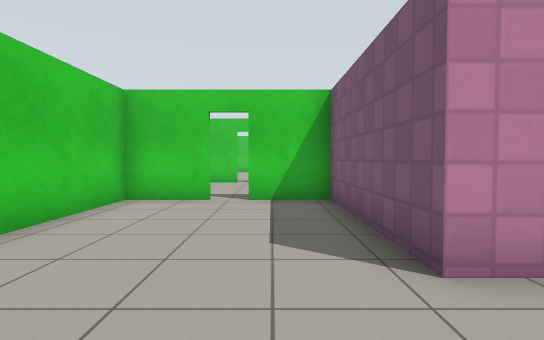
view 1 (above)

24 first-person views from a walk through a world built for the Gazebo simulator. The camera is 0.94 m above the floor, tilts 2° down and sees 80° across. The floor is counted in squares, 1 m on a side. Each view is taken from the middle of a square. On the plan, view 1 faces up. The plan holds only what a view shows up to about 12 squares ahead; the rest is blank. Gazebo's built-in surfaces are drawn with simple patterns.

view 2
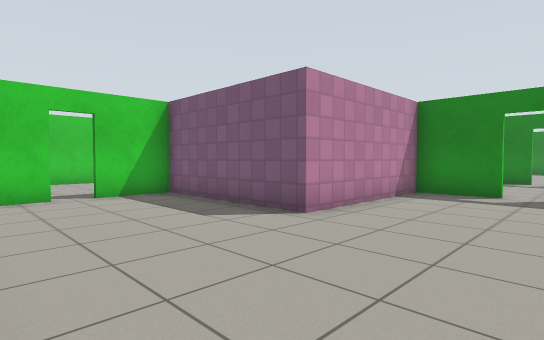

view 3
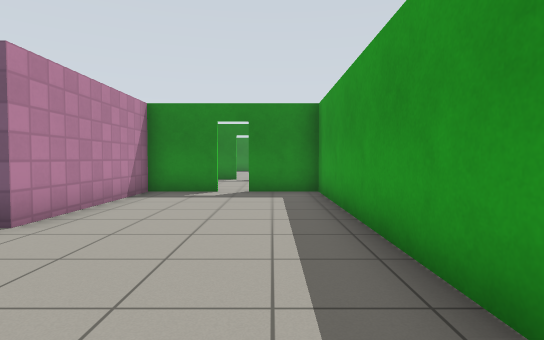

view 4
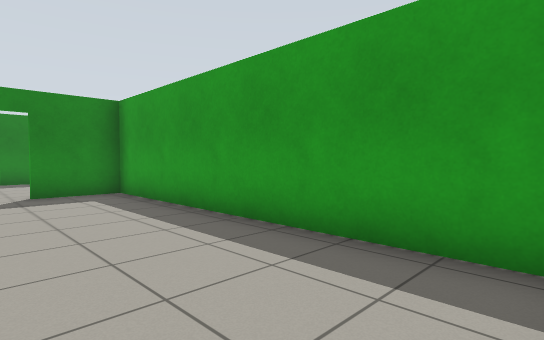

view 5
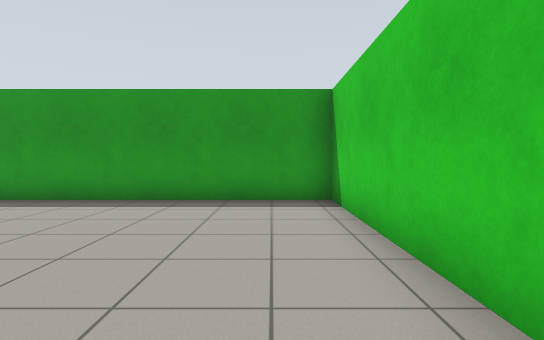

view 6
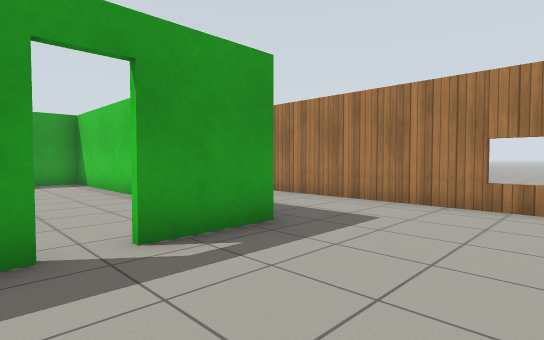

view 7
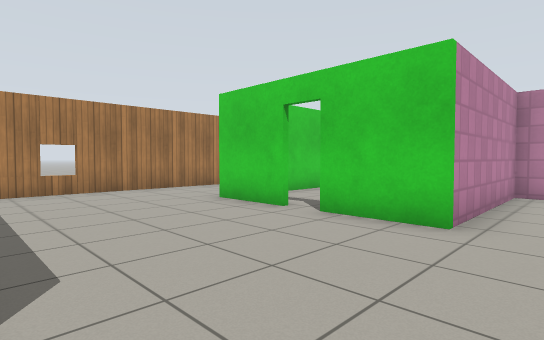

view 8
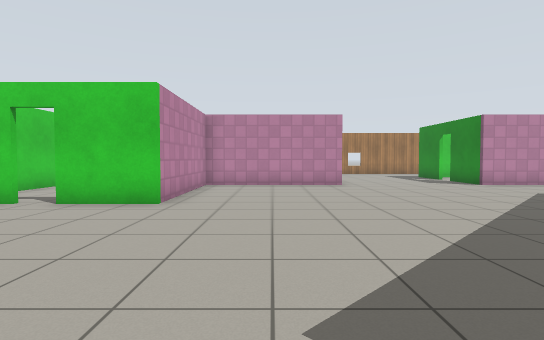

view 9
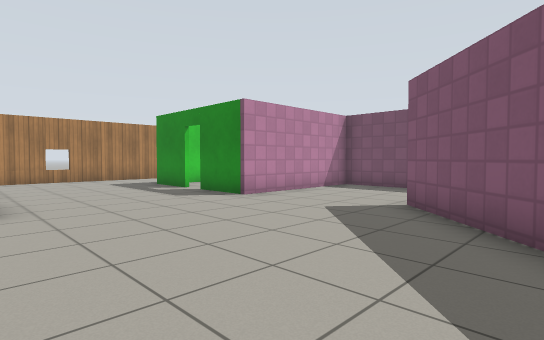

view 10
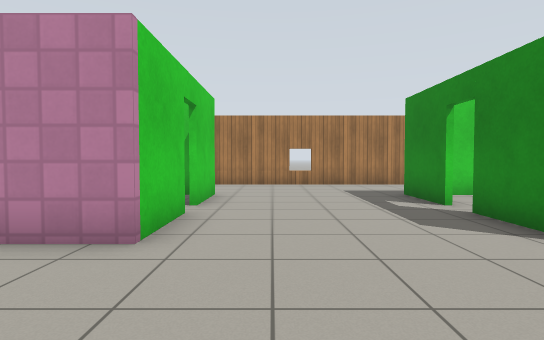

view 11
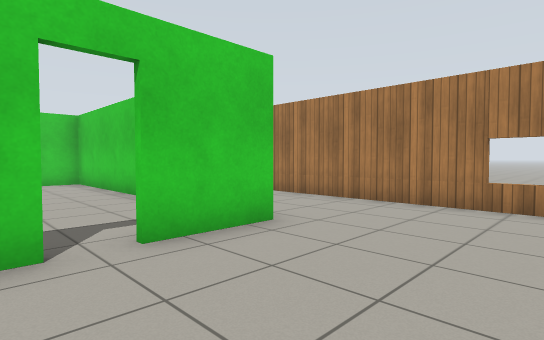

view 12
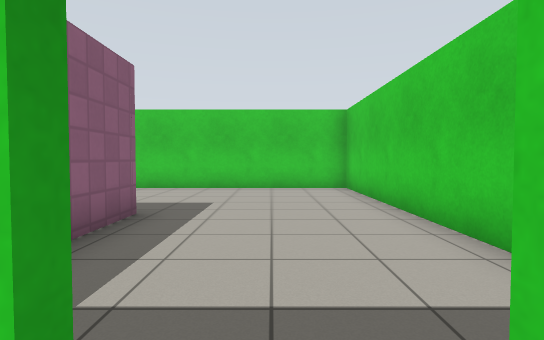

view 13
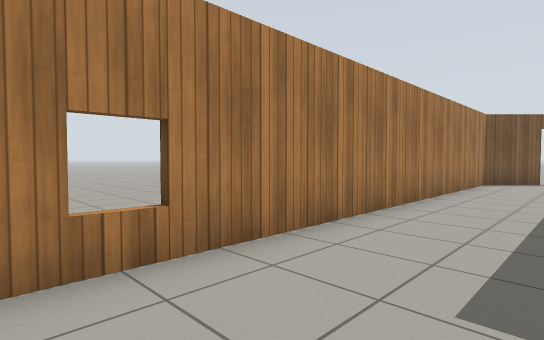

view 14
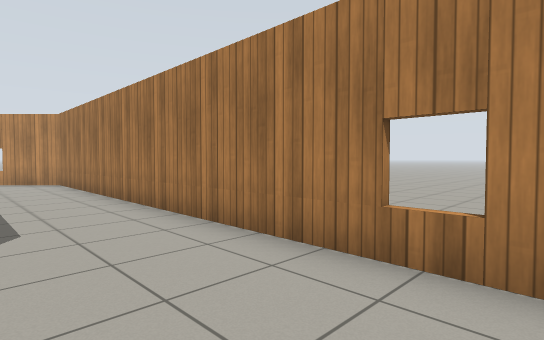

view 15
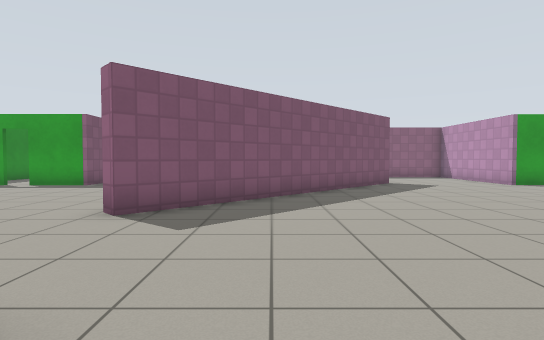

view 16
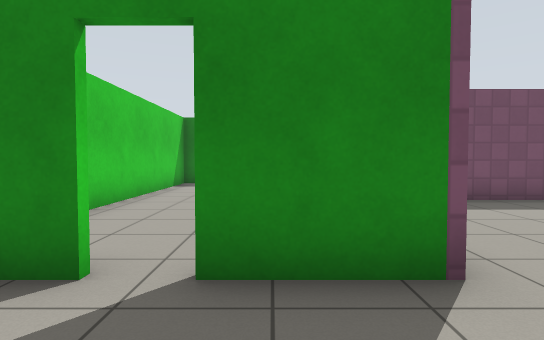

view 17
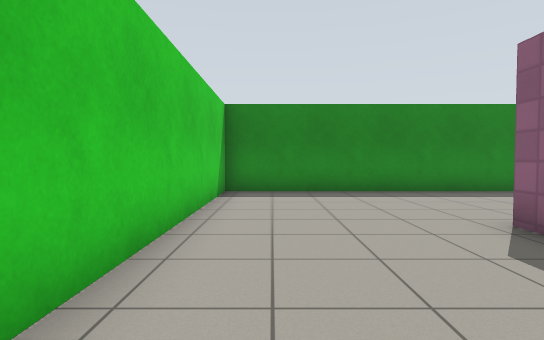

view 18
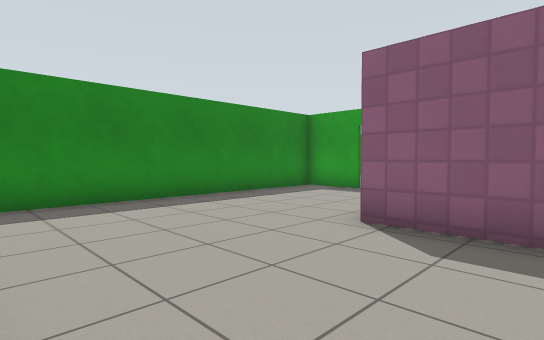

view 19
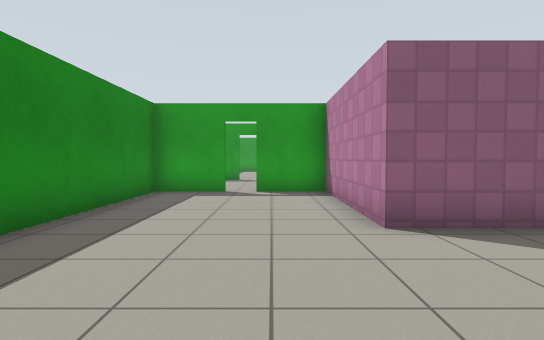

view 20
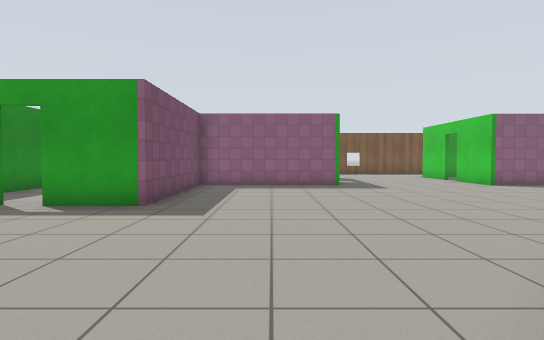

view 21
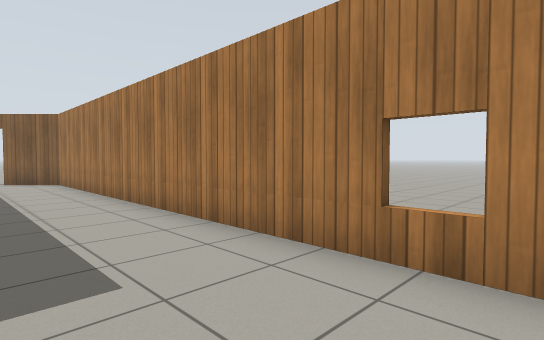

view 22
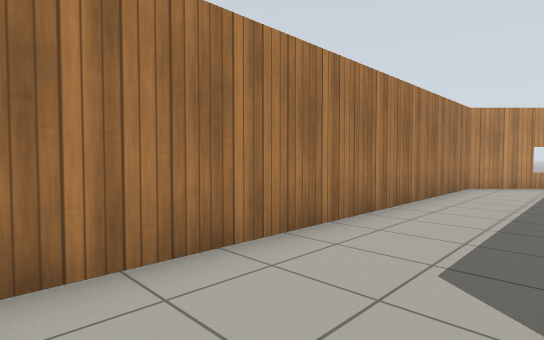

view 23
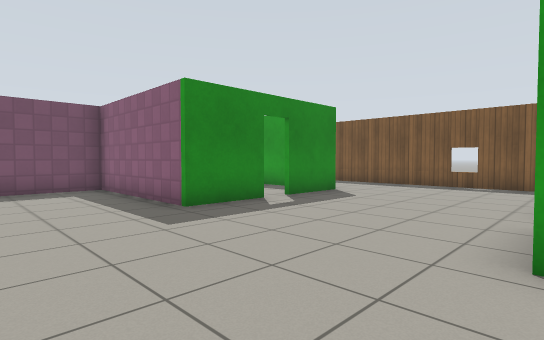

view 24
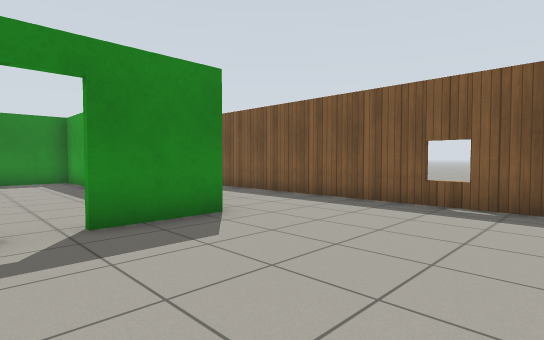

### Floor plan
Points are (right, up) in squares from view 1. A wall is a line through its corners. A room is listed if a view was taken in it or the views show most of it. See-through windows are left out.
Room 1 (views 1, 2, 3, 4, 5)
walls: (-1.4, 7.4) (-3.4, 7.4) (-3.4, -2.3) (6.2, -2.3) (6.2, -0.3); (6.2, 0.5) (6.2, 2.5) (1.3, 2.5) (1.3, 7.4) (-0.6, 7.4)
ways out: open door at (-1, 7.5) to room 2; open door at (6, 0) to room 4
Room 2 (views 6, 7, 8, 9, 10, 11, 12, 13, 14, 15, 16, 20, 21, 22, 23)
walls: (-1.3, 12.7) (-3.5, 12.7); (6.5, 19.6) (6.5, 17.5) (1.6, 17.5) (1.6, 12.7) (-0.5, 12.7); (5.9, 7) (12.6, 13.7) (12.9, 13.4); (-0.6, 7.5) (1.5, 7.5) (1.5, 6.9); (6.5, 22.6) (6.5, 20.4); (11.5, 20.4) (11.5, 22.5); (-3.6, 7.5) (-1.4, 7.5); (4.4, 2.7) (6.3, 2.7); (16.3, 12.7) (16.3, 17.5) (11.5, 17.5) (11.5, 19.6); (22.1, 25.1) (21.5, 25.8) (-3.4, 25.8) (-6.8, 22.4) (-6.8, -2.4) (-5.3, -3.8)
ways out: open door at (-1, 7.5) to room 1; open door at (11.5, 20) to room 3; opening at (-5, -3) to room 4; opening at (10.1, 8.9) to room 4; opening at (21, 24) to room 4; open door at (-5, -4) to room 4; open door at (-1, 13) to room 5; open door at (6, 20) to room 5
Room 3 (views 17, 18, 19)
walls: (14.2, 17.7) (16.5, 17.7) (16.5, 12.8) (18.5, 12.8); (19.2, 12.8) (21.3, 12.8) (21.3, 22.4) (12.6, 22.4)
ways out: open door at (11.5, 20) to room 2; open door at (19, 13) to room 4
Room 4 (view 24)
walls: (11.7, 0.5) (11.7, 2.7) (16.5, 2.7) (16.5, 7.5) (18.6, 7.5); (11.7, -2.5) (11.7, -0.3); (6.3, 2.7) (6.3, 1.9); (7.1, -5.8) (16.2, -5.8); (22.9, 24.3) (22.1, 25.1)
ways out: open door at (6, 0) to room 1; opening at (-5, -3) to room 2; opening at (10.1, 8.9) to room 2; opening at (21, 24) to room 2; open door at (-5, -4) to room 2; open door at (19, 13) to room 3; open door at (12, 0); open door at (19, 7.5); open door at (23, 24)
Room 5 (no view inside)
walls: (1.4, 17.7) (3.4, 17.7); (3.9, 22.4) (-3.4, 22.4) (-3.4, 15)
ways out: open door at (-1, 13) to room 2; open door at (6, 20) to room 2

Positions as (right, up) in squares from view 1, and headings:
1: (0, 0), facing up
2: (-3, -1), facing up-right
3: (-3, -1), facing right
4: (-3, 1), facing down-right
5: (-2, 5), facing down
6: (0, 11), facing down-left
7: (3, 8), facing up-left
8: (4, 6), facing up
9: (6, 11), facing up-right
10: (8, 14), facing up
11: (10, 19), facing up-left
12: (7, 20), facing left
13: (8, 23), facing up-right
14: (10, 23), facing up-left
15: (10, 19), facing down
16: (9, 19), facing right
17: (12, 21), facing right
18: (14, 22), facing down-right
19: (18, 22), facing down
20: (14, 14), facing down
21: (-4, 11), facing down-left
22: (-4, 11), facing up-left
23: (6, 6), facing down-right
24: (7, 1), facing down-right
